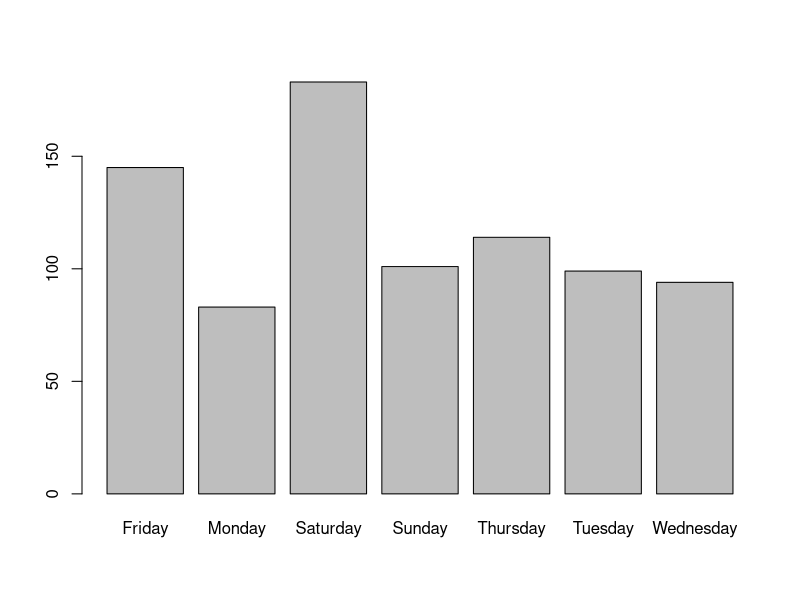
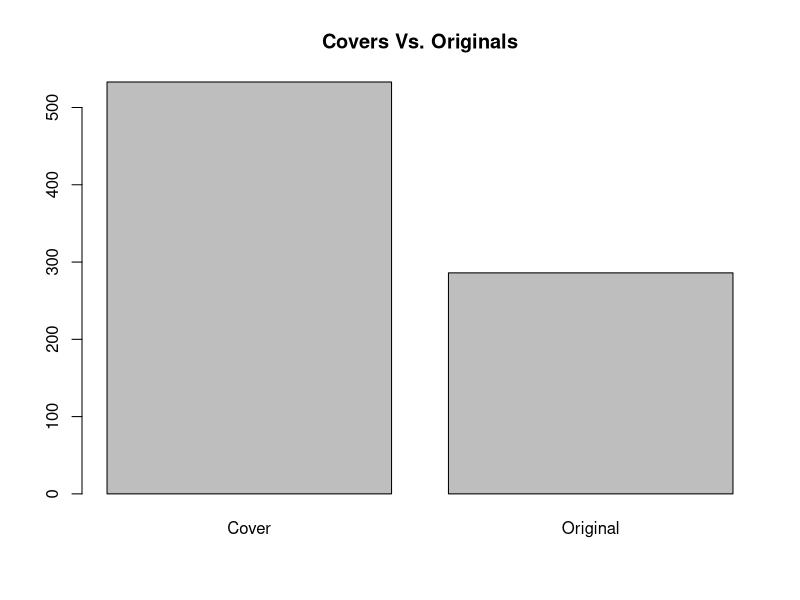
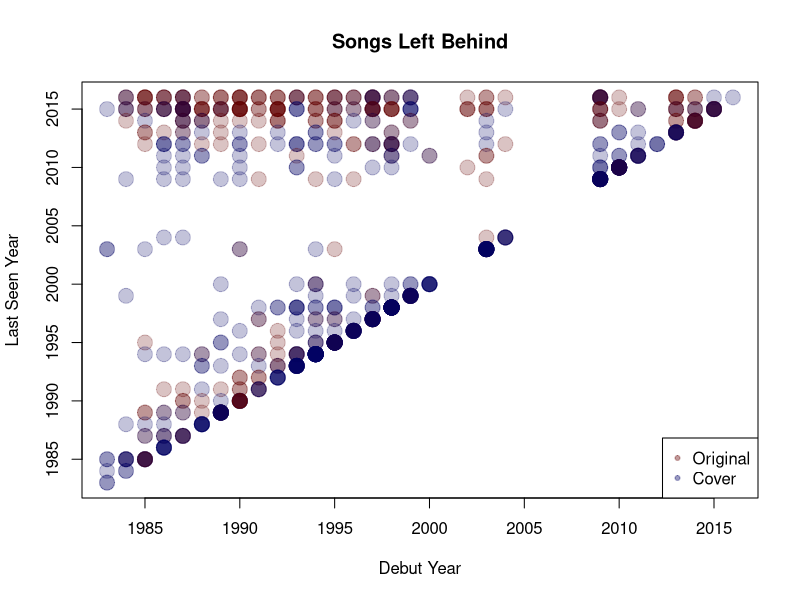
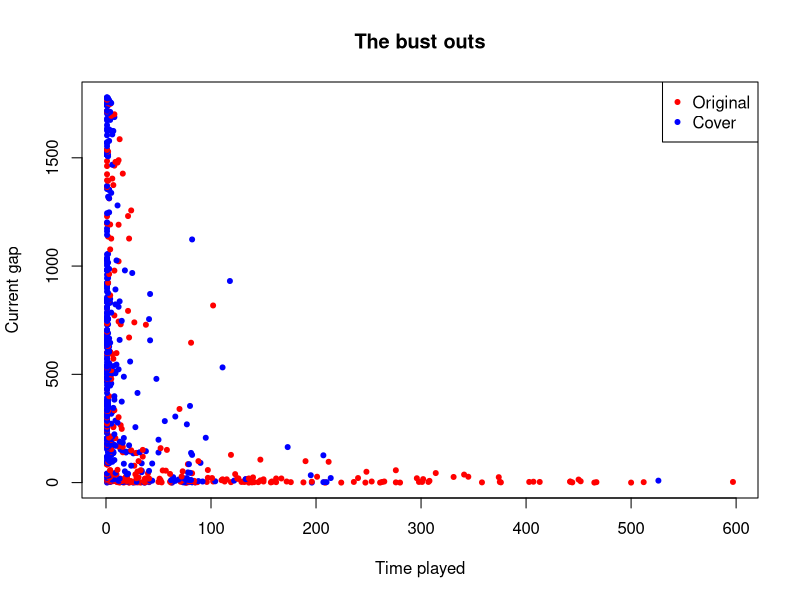
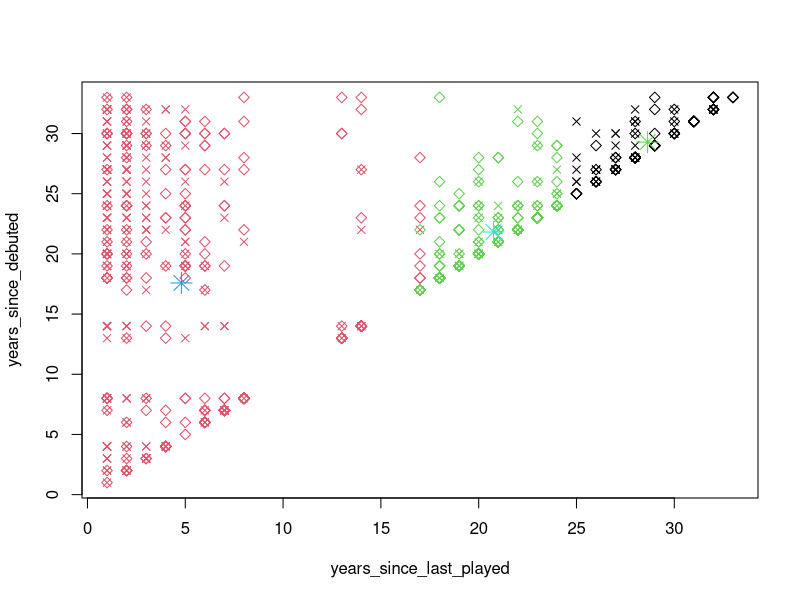
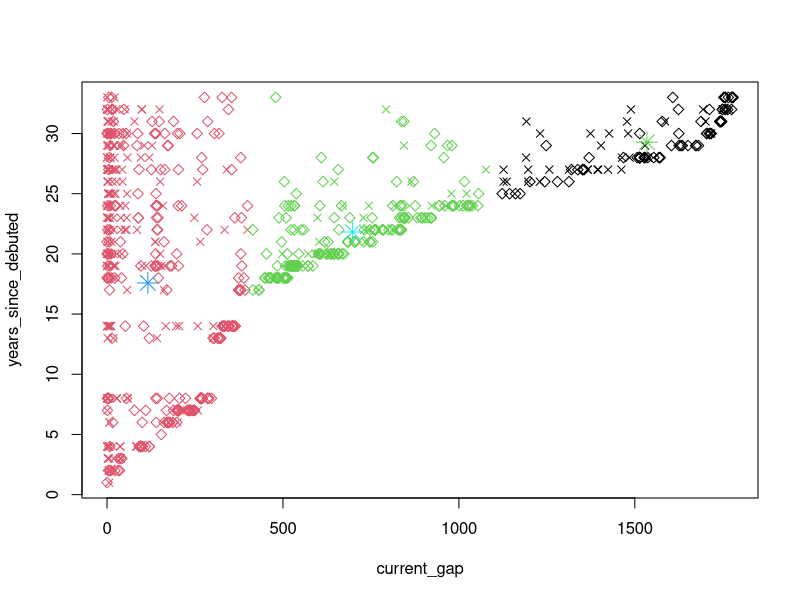
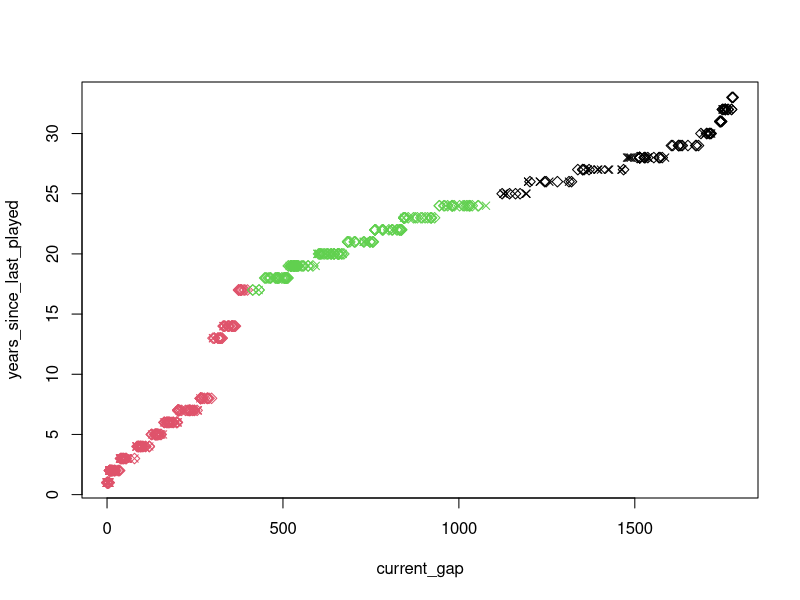

Source code (R) for these figures, in order:
## ---- chunk 1
knitr::opts_chunk$set(echo = TRUE)
## ---- chunk 2
require(gtable)
require(ggplot2)
library(gtable)
library(ggplot2)
## ---- chunk 3
yem <- read.csv("phish.csv",stringsAsFactors = FALSE,colClasses = c(NA,NA,NA,"Date","Date",NA))
head(yem)
## ---- chunk 4
nrow(yem)
## ---- chunk 5
barplot(table(weekdays(as.Date(yem$Debut))))
## ---- chunk 6
cover <- format(yem$Original.Artist)
cover2 <- rep("Cover",length(cover))
cover2[grepl("Phish",cover)] <- "Original"
## ---- chunk 7
barplot(table(cover2),main = "Covers Vs. Originals")

plot(as.numeric(format(as.Date(yem$Debut), "%Y")),as.numeric(format(as.Date(yem$Last.Seen), "%Y")), xlab="Debut Year", ylab="Last Seen Year",main="Songs Left Behind",pch=20,xlim=c(1983,2016),ylim=c(1983,2016), col=ifelse(cover2=="Original", rgb(100,0,0,60,maxColorValue=255),rgb(0,0,100,60,maxColorValue=255)), cex=3)
legend("bottomright",legend =c("Original","Cover"),col=c(rgb(100,0,0,100,maxColorValue=255),rgb(0,0,100,100,maxColorValue=255)),pch=20)
## ---- chunk 8
plot(yem$Times.Played,yem$Current.Gap,col=ifelse(cover2=="Original","red","blue"),pch=20,cex=1,main="The bust outs",xlab="Time played",ylab="Current gap")
legend("topright",legend =c("Original","Cover"),col=c("red","blue"),pch=20)
## ---- chunk 9
fluffhead = data.frame(
  "time_played" = yem$Times.Played,
  "current_gap" = yem$Current.Gap,
  "years_since_debuted" = floor(as.numeric(as.Date("2017", format="%Y") - yem$Debut)/365.25),
  "years_since_last_played" = floor(as.numeric(as.Date("2017", format="%Y") - yem$Last.Seen)/365.25),
  "is_original" = cover2
)
## ---- chunk 10
forbin = kmeans(fluffhead[c("time_played","current_gap","years_since_debuted","years_since_last_played")],3)
## ---- chunk 11
table(forbin$cluster, fluffhead$is_original)
## ---- chunk 12
plot(fluffhead[c("years_since_last_played","years_since_debuted")], col= forbin$cluster, pch=ifelse(fluffhead$is_original=="Original",4,5))
points(forbin$centers[,c("years_since_last_played","years_since_debuted")], col=3:5,pch=8,cex=2)
## ---- chunk 13
plot(fluffhead[c("current_gap","years_since_debuted")], col= forbin$cluster, pch=ifelse(fluffhead$is_original=="Original",4,5))
points(forbin$centers[,c("current_gap","years_since_debuted")], col=3:5,pch=8,cex=2)
## ---- chunk 14
plot(fluffhead[c("current_gap","years_since_last_played")], col= forbin$cluster, pch=ifelse(fluffhead$is_original=="Original",4,5))
